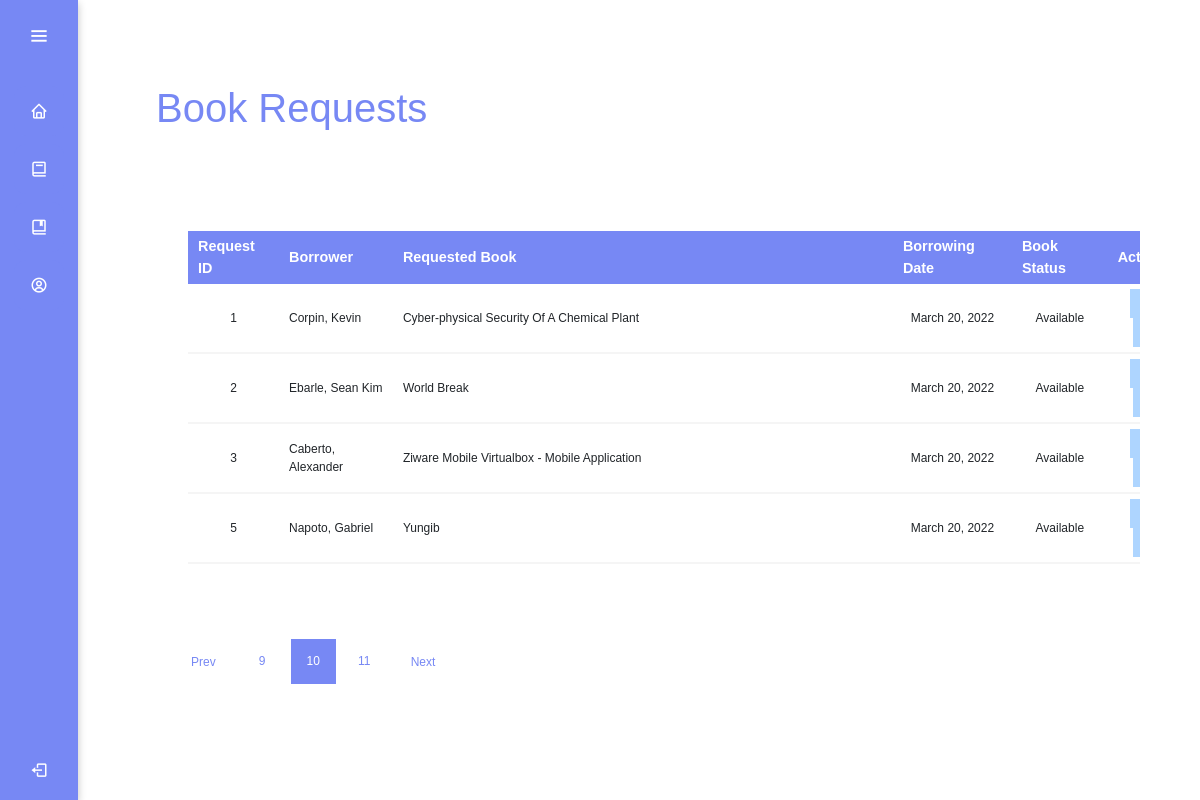
The app's page /moderator/brequest.php with its own data.
### tables this page shows
create table thesisrequest(
	requestId int primary key auto_increment,
    requestBookId int not null,
    requesterId int not null,
    requestStamp datetime default current_timestamp,
    foreign key (requestBookId) REFERENCES thesisLibrary(bookId),
    foreign key (requesterId) REFERENCES teamsuser(userId)
);

create table teamsuser(
	userId int primary key auto_increment,
    userFirstname varchar(255) not null,
    userLastname varchar(255) not null,
    userNumber varchar(255) not null,
    userStatus varchar(255) default "active",
    userTBorrow int default 0,
    userTReturn int default 0,
    userStamp datetime default current_timestamp
    
);

create table thesisLibrary(
	bookId int primary key auto_increment,
    bookCover varchar(100) default "bookdefaultcover.png",
    bookTitle varchar(255) not null,
    bookAuthor varchar(255) not null,
    bookProfessor varchar(255),
    bookPublished date not null,
    bookStatus varchar(50) default "available",
    bookStamp datetime default current_timestamp
);

### data/control.php (called while the page is built, shortened)
<?php
    require "connection.php";
    $colorQuery = "SELECT * FROM themecolor where colorId = 1";
    $color = mysqli_query($connect, $colorQuery);
    $fetchColor = mysqli_fetch_assoc($color);
?>

### moderator/brequest.php (the view, shortened to what this page needs)
<?php
    require "../data/control.php";
?>
<!DOCTYPE html>
<html>
    <head>
        <link href="https://cdn.jsdelivr.net/npm/bootstrap@5.0.2/dist/css/bootstrap.min.css" rel="stylesheet">
        <link href='https://unpkg.com/boxicons@2.0.7/css/boxicons.min.css' rel='stylesheet'>
        <link rel="stylesheet" type="text/css" href="design.css"/>
    </head>
    <body style="background-color: <?php echo $fetchColor['color_9']?>">
        <div class="sidebar" style="background-color: <?php echo $fetchColor['color_7']?>">
            <div class="logo-details">
                <i class='bx bx-menu' id="btn" ></i>
            </div>
            <ul class="nav-list">
              <li>
                <a href="dashboard.php">
                  <i class='bx bx-home'></i>
                </a>
              </li>
              <li>
               <a href="books.php">
                 <i class='bx bx-book' ></i>
               </a>
             </li>
             <li>
               <a href="#" id="feat-btn">
                <i class='bx bx-book-bookmark' ></i>
               </a>
             </li>
             <li>
               <a href="profile.php">
                <i class='bx bx-user-circle' ></i>
               </a>
             </li>
             <li class="profile">
                 <div class="profile-details">
                   <div class="name_job">
                     <div class="name">Jerusael Dumale</div>
                     <div class="job">Programmer</div>
                   </div>
                 </div>
                 <i class='bx bx-log-out' id="log_out" ></i>
             </li>
            </ul>
          </div>
          <section class="home-section"style="padding: 5%;">
              <div class="text" style="font-size: 40px; color: #7788F4;">Book Requests</div>
              <div class="container-fluid" style="padding: 5%; overflow-x: scroll; ">
                <table style="width:100%; border-collapse:collapse; margin:25px 0; font-size:0.9em; border-radius:5px 5px 0 0;min-width: 1000px;">
                  <thead style="background-color: #7788F4; color: #FFF; text-align: center; height: 50px; vertical-align: middle;">
                    <th>Request ID</th>
                    <th>Borrower</th>
                    <th>Requested Book</th>
                    <th>Borrowing Date</th>
                    <th>Book Status</th>
                    <th>Action</th>
                  </thead>
                  <tbody>
                    <?php
                    $dataQuery = "SELECT *, DATE_FORMAT(requestStamp, '%M %d, %Y') as borrowDate FROM thesisrequest INNER JOIN thesisLibrary ON thesisrequest.requestBookId = thesisLibrary.bookId INNER JOIN teamsuser ON thesisrequest.requesterId = teamsuser.userId where thesisLibrary.bookStatus = 'available' order by requestId asc";
                    $data = mysqli_query($connect, $dataQuery);
                    for($i = 0; $row = mysqli_fetch_array($data); $i++){
                    ?>
                    <tr style="border-bottom:2px solid whitesmoke;">
                      <td><?php echo $row['requestId']; ?></td>
                      <td style="text-align: left;"><?php echo ucwords($row['userLastname']); ?>, <?php echo ucwords($row['userFirstname']); ?></td>
                      <td style="text-align: left; width: 500px;"><?php echo ucwords($row['bookTitle']); ?></td>
                      <td><?php echo $row['borrowDate']; ?></td>
                      <td><?php echo ucwords($row['bookStatus']); ?></td>
                      <td><button style="margin-right: 5px; padding: 5px; width: 30px; color: #fff; background-color: #AED5FF; border: #AED5FF;"><i class='bx bx-check' style="font-size: 15px; color: #32a852;"></i></button><button style="padding: 5px; width: 30px; color: #fff; background-color: #AED5FF; border: #AED5FF;"><i class='bx bx-x' style="font-size: 15px; color: #ff0000;"></i></button></td>
                    </tr>
                    <?php } ?>
                  </tbody>
                </table>
              </div>
              <div class="pagination">
                <ul>  </ul>
              </div>
          </section>
    </body>
</html>

### moderator/design.css (style rules this page uses)
* { margin: 0; padding: 0; box-sizing: border-box; font-family: "Poppins" , sans-serif; }
div.sidebar { position: fixed; left: 0; top: 0; height: 100%; width: 78px; background: #7788F4; padding: 6px 14px; z-index: 99; transition: all 0.5s ease; box-shadow: rgba(0, 0, 0, 0.24) 0px 3px 8px; }
div.sidebar div.logo-details { height: 60px; display: flex; align-items: center; position: relative; }
div.sidebar div.logo-details #btn { position: absolute; top: 50%; right: 0; transform: translateY(-50%); font-size: 22px; transition: all 0.4s ease; font-size: 23px; text-align: center; cursor: pointer; transition: all 0.5s ease; }
div.sidebar i { color: #fff; height: 60px; min-width: 50px; font-size: 28px; text-align: center; line-height: 60px; }
div.sidebar ul.nav-list { margin-top: 20px; height: 100%; padding-left: 0px; }
div.sidebar li { position: relative; margin: 8px 0; list-style: none; }
div.sidebar li a { display: flex; height: 100%; width: 100%; border-radius: 7px; border-radius: 12px; align-items: center; text-decoration: none; transition: all 0.4s ease; background: #7788F4; }
div.sidebar li i { height: 50px; line-height: 50px; font-size: 18px; border-radius: 12px; }
div.sidebar li.profile { position: fixed; height: 60px; width: 78px; left: 0; bottom: -8px; padding: 10px 14px; background: #7788F4; transition: all 0.5s ease; overflow: hidden; }
div.sidebar li div.profile-details { display: flex; align-items: center; flex-wrap: nowrap; }
div.sidebar li.profile div.name, div.sidebar li.profile div.job { font-size: 15px; font-weight: 400; color: #fff; white-space: nowrap; }
div.sidebar li.profile div.job { font-size: 12px; }
div.sidebar li.profile #log_out { position: absolute; top: 50%; right: 0; transform: translateY(-50%); background: #7788F4; width: 100%; height: 60px; line-height: 60px; border-radius: 0px; transition: all 0.5s ease; }
section.home-section { position: relative; background: #fff; min-height: 100vh; top: 0; left: 78px; width: calc(100% - 78px); transition: all 0.5s ease; z-index: 2; }
section.home-section div.text { display: inline-block; color: #11101d; font-size: 25px; font-weight: 500; margin: 18px }
td { padding: 5px 10px; text-align: left; font-size: 9pt; height: 50px; }
th { padding: 5px 10px; text-align: left; }
td { padding: 5px 10px; text-align: center; font-size: 9pt; height: 50px; }
div.pagination ul { width: 100%; display: flex; }

### records on screen
thesisrequest: requestId "1", requesterId.userLastname "Corpin", requesterId.userFirstname "Kevin", requestBookId.bookTitle "Cyber-physical Security Of A Chemical Plant", borrowDate "March 20, 2022", requestBookId.bookStatus "Available"
thesisrequest: requestId "2", requesterId.userLastname "Ebarle", requesterId.userFirstname "Sean Kim", requestBookId.bookTitle "World Break", borrowDate "March 20, 2022", requestBookId.bookStatus "Available"
thesisrequest: requestId "3", requesterId.userLastname "Caberto", requesterId.userFirstname "Alexander", requestBookId.bookTitle "Ziware Mobile Virtualbox - Mobile Application", borrowDate "March 20, 2022", requestBookId.bookStatus "Available"
thesisrequest: requestId "5", requesterId.userLastname "Napoto", requesterId.userFirstname "Gabriel", requestBookId.bookTitle "Yungib", borrowDate "March 20, 2022", requestBookId.bookStatus "Available"
